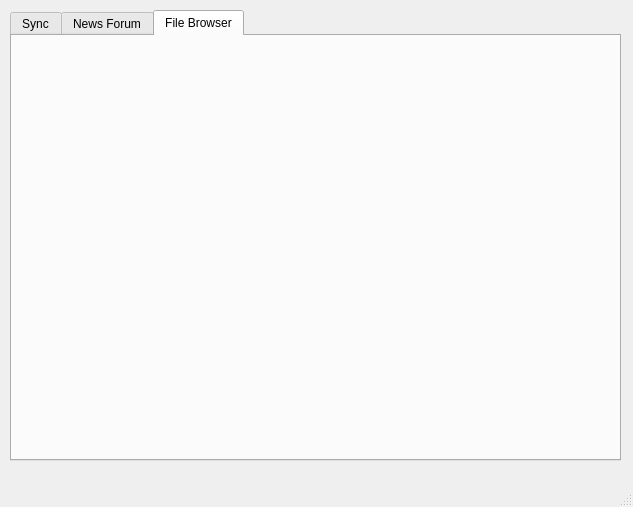
<?xml version="1.0" encoding="UTF-8"?>
<ui version="4.0">
 <class>MainWindow</class>
 <widget class="QMainWindow" name="MainWindow">
  <property name="geometry">
   <rect>
    <x>0</x>
    <y>0</y>
    <width>633</width>
    <height>507</height>
   </rect>
  </property>
  <property name="windowTitle">
   <string>MoodleSync</string>
  </property>
  <widget class="QWidget" name="centralwidget">
   <widget class="QTabWidget" name="tabWidget">
    <property name="geometry">
     <rect>
      <x>10</x>
      <y>10</y>
      <width>611</width>
      <height>451</height>
     </rect>
    </property>
    <property name="currentIndex">
     <number>2</number>
    </property>
    <widget class="QWidget" name="tab">
     <attribute name="title">
      <string>Sync</string>
     </attribute>
    </widget>
    <widget class="QWidget" name="tab_2">
     <attribute name="title">
      <string>News Forum</string>
     </attribute>
     <widget class="QTreeWidget" name="treeWidget">
      <property name="geometry">
       <rect>
        <x>10</x>
        <y>10</y>
        <width>581</width>
        <height>381</height>
       </rect>
      </property>
      <column>
       <property name="text">
        <string notr="true">1</string>
       </property>
      </column>
     </widget>
    </widget>
    <widget class="QWidget" name="tab_5">
     <attribute name="title">
      <string>File Browser</string>
     </attribute>
    </widget>
   </widget>
  </widget>
  <widget class="QStatusBar" name="statusbar"/>
 </widget>
 <resources/>
 <connections/>
</ui>
